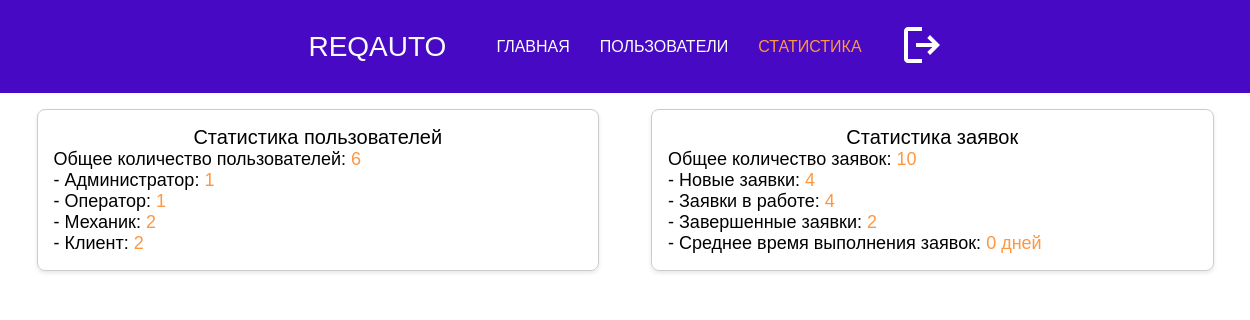
/admin_statistics (signed in), run on the app's committed database.
### models.py (models this page shows)
class Role(db.Model):
    __tablename__ = 'Role'
    ID = db.Column(db.Integer, primary_key=True)
    roleName = db.Column(db.String(50))

### app.py (the view)
@app.route('/admin_statistics')
def admin_statistics():
    if 'user_id' not in session:
        return redirect(url_for('auth'))
    user_id = session['user_id']
    user = User.query.get(user_id)
    if user.roleID != 1:
        return redirect(url_for('auth'))
    total_users = User.query.count()
    roles = Role.query.all()
    users_by_role = {role.roleName: User.query.filter_by(
        roleID=role.ID).count() for role in roles}
    total_requests = RepairRequest.query.count()
    new_requests = RepairRequest.query.filter_by(statusID=1).count()
    in_progress_requests = RepairRequest.query.filter_by(statusID=2).count()
    completed_requests = RepairRequest.query.filter_by(statusID=3).count()
    avg_completion_time = calculate_average_completion_time()
    requests_by_hour = calculate_requests_by_hour()
    return render_template('admin_statistics.html',
                           total_users=total_users,
                           users_by_role=users_by_role,
                           total_requests=total_requests,
                           new_requests=new_requests,
                           in_progress_requests=in_progress_requests,
                           completed_requests=completed_requests,
                           avg_completion_time=avg_completion_time,
                           requests_by_hour=requests_by_hour)

### app.py (called while the page is built)
def calculate_average_completion_time():
    completed_requests = RepairRequest.query.filter(
        RepairRequest.completed_at.isnot(None)).all()
    total_time = timedelta()
    for request in completed_requests:
        if request.created_at and request.completed_at:
            total_time += request.completed_at - request.created_at
    if len(completed_requests) > 0:
        avg_time = total_time / len(completed_requests)
        return avg_time.days
    return 0

def calculate_requests_by_hour():
    requests_by_hour = db.session.query(
        func.strftime('%H', RepairRequest.created_at).label('hour'),
        func.count(RepairRequest.ID).label('count')
    ).group_by(func.strftime('%H', RepairRequest.created_at)).all()
    requests_by_hour_list = [
        {"hour": int(hour), "count": count} for hour, count in requests_by_hour]
    return requests_by_hour_list

### templates/admin_statistics.html (shortened to what this page needs)
<!DOCTYPE html>
<html lang="en">
  <head>
    <link rel="stylesheet" href="/static/styles.css" />
    <link rel="stylesheet" href="/static/admin.css" />
  </head>
  <body>
    <header>
      <div class="logo">ReqAuto</div>
      <nav>
        <ul>
          <li><a href="{{ url_for('index') }}">Главная</a></li>
          <li><a href="{{ url_for('admin_dashboard') }}">Пользователи</a></li>
          <li>
            <a href="{{ url_for('admin_statistics') }}" class="active"
              >Статистика</a
            >
          </li>
          <li>
            <form
              action="{{ url_for('logout') }}"
              method="post"
              class="logout-form"
            >
              <button type="submit" class="logout-button">
                <svg
                  xmlns="http://www.w3.org/2000/svg"
                  width="24"
                  height="24"
                  viewBox="0 0 24 24"
                >
                  <path
                    fill="#ffffff"
                    d="M5 21q-.825 0-1.412-.587T3 19V5q0-.825.588-1.412T5 3h7v2H5v14h7v2zm11-4l-1.375-1.45l2.55-2.55H9v-2h8.175l-2.55-2.55L16 7l5 5z"
                  />
                </svg>
              </button>
            </form>
          </li>
        </ul>
      </nav>
    </header>
    <main>
      <section class="statistics-section h3">
        <div class="statistics-card card">
          <p class="h2">Статистика пользователей</p>
          <p>
            Общее количество пользователей:
            <span class="light-text">{{ total_users }}</span>
          </p>
          {% for role, count in users_by_role.items() %}
          <p>- {{ role }}: <span class="light-text">{{ count }}</span></p>
          {% endfor %}
        </div>
        <div class="statistics-card card">
          <p class="h2">Статистика заявок</p>
          <p>
            Общее количество заявок:
            <span class="light-text">{{ total_requests }}</span>
          </p>
          <p>
            - Новые заявки: <span class="light-text">{{ new_requests }}</span>
          </p>
          <p>
            - Заявки в работе:
            <span class="light-text">{{ in_progress_requests }}</span>
          </p>
          <p>
            - Завершенные заявки:
            <span class="light-text">{{ completed_requests }}</span>
          </p>
          <p>
            - Среднее время выполнения заявок:
            <span
              class="light-text"
              id="avgCompletionTime"
              data-time="{{ avg_completion_time }}"
            ></span>
          </p>
        </div>
      </section>
    </main>
  </body>
</html>

### static/styles.css (style rules this page uses)
html { scroll-behavior: smooth; }
html, body, p { margin: 0; padding: 0; width: 100%; height: 100%; }
.h2 { text-transform: initial; font-family: "Rubik", sans-serif; font-weight: 100; font-size: 20px; }
.h3 { text-transform: initial; font-family: "Rubik", sans-serif; font-weight: 100; font-size: 18px; }
header { margin: 0; padding: 20px; background-color: #4709c3; width: 100%; position: sticky; display: flex; justify-content: center; top: 0; z-index: 100; }
.logo { display: flex; font-family: "Montserrat", sans-serif; font-weight: 100; text-transform: uppercase; margin-right: 50px; font-size: 28px; color: #fafbfb; align-items: center; }
nav ul { list-style: none; padding-left: 0; display: flex; justify-content: center; }
nav a { text-decoration: none; color: #fff; display: flex; justify-content: center; }
nav li { display: inline; font-family: "Montserrat", sans-serif; font-weight: 100; text-transform: uppercase; margin: 0 30px 0 0; font-size: 16px; display: flex; justify-content: center; align-items: center; }
.active { color: #ff9640; }
.light-text { color: #ff9640; }
.card { border: 1px solid #ccc; border-radius: 8px; padding: 16px; margin: 16px; box-shadow: 0 2px 4px rgba(0, 0, 0, 0.1); transition: transform 0.2s; }
.logout-button { background: none; border: none; cursor: pointer; }
.logout-button svg { width: 48px; height: 48px; }

### static/admin.css (style rules this page uses)
nav ul { list-style: none; padding-left: 0; display: flex; justify-content: center; margin: 0; }
.statistics-section { display: flex; flex-wrap: wrap; gap: 20px; justify-content: center; }
.statistics-card { flex: 1 1 45%; box-sizing: border-box; max-width: 45%; }
.statistics-card .h2, .statistics-card .h3 { text-align: center; }
.statistics-card p { height: auto; }

### data on the page
Role: roleName "Администратор", ID "1"
Role: roleName "Оператор", count "1"
Role: roleName "Механик", count "2"
Role: roleName "Клиент", count "2"

### other printed values
{{ total_users }} "6"
{{ total_requests }} "10"
{{ new_requests }} "4"
{{ in_progress_requests }} "4"
{{ completed_requests }} "2"
